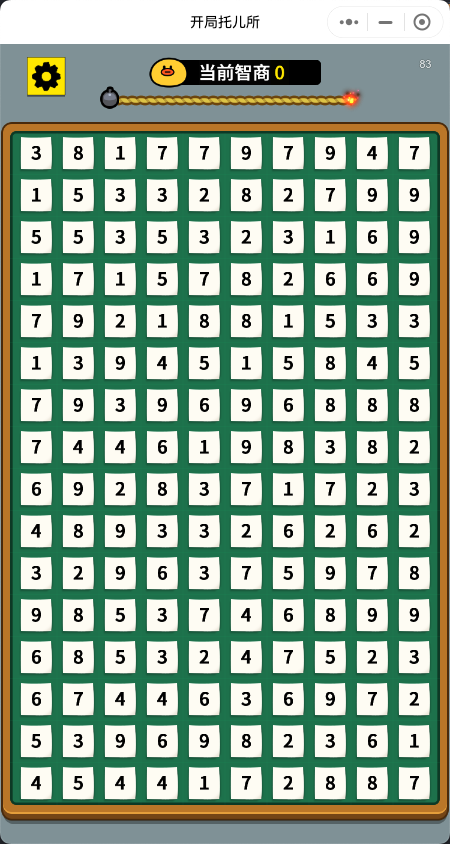
#> input picture screenshot.png, 450 x 844 px
$ python -i Software_final_project.py   (imports and definitions only)
#> lines starting #> are read from the running program, lines starting #| are printed output that depends on the picture
#> further down, picture is the input picture: shape (844, 450, 3); mean B, G, R 148.9, 169.9, 144.9
import cv2
import numpy as np
import pickle
from collections import Counter
import json


# Load the template
# [1 line not run here, left out]


# [19 lines left out: function detect_digit, not called in this run]


class Recognizer:
    def __init__(self):
        """
        Initialize the Recognizer object and attempt to load recognition parameters from 'sqinfo.json'.
        """
        try:
            self.sqinfo = json.load(open('sqinfo.json', 'r'))
            print()
            print('Loaded recognition module from sqinfo.json')
            print(
                f"Top-left square anchor coordinates ({self.sqinfo['anchor_x']},{self.sqinfo['anchor_y']})")
            print(
                f"Square height {self.sqinfo['hwidth']}, height gap {self.sqinfo['hgap']}")
            print(
                f"Square width {self.sqinfo['vwidth']}, width gap {self.sqinfo['vgap']}")
            print()
            return
        except BaseException:
            pass

    def extract_square_info(self, image):
        """
        Calculate and return the recognition parameters from the given image.

        Args:
            image (numpy.ndarray): The input image to analyze.

        Returns:
            dict: A dictionary containing recognition parameters.
        """
        try:
            return self.sqinfo
        except BaseException:
            print()
            print(
                'Initializing recognition module. Please verify if positioning is accurate.')
        gray = cv2.cvtColor(image, cv2.COLOR_BGR2GRAY)
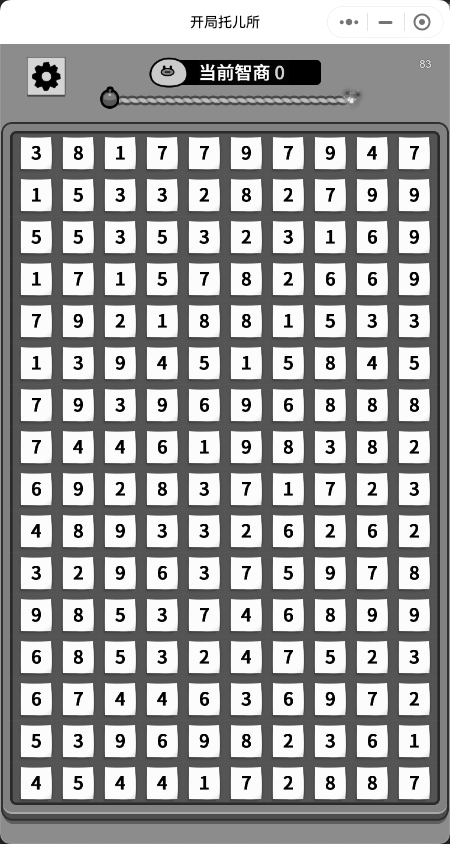
#> gray: shape (844, 450); min 0, max 255, mean 160.2
        img1 = cv2.GaussianBlur(gray, (3, 3), 0)
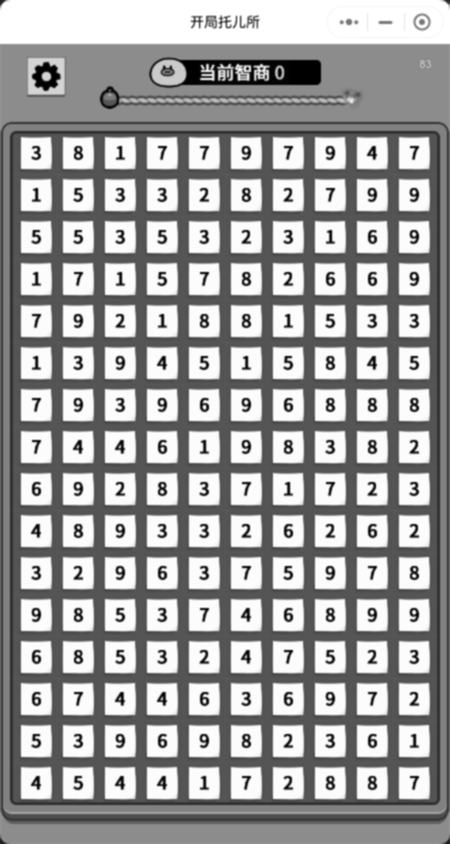
#> img1: shape (844, 450); min 0, max 255, mean 160.2
        edges = cv2.Canny(img1, 50, 150)
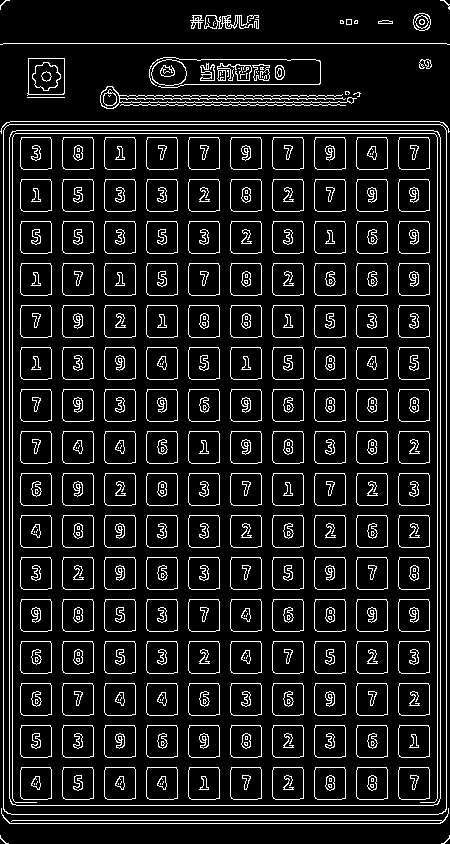
#> edges: shape (844, 450); 10.5% white in thin lines or dots
        # Use Hough Line Transform to detect lines
        lines = cv2.HoughLines(edges, 1, np.pi / 180, threshold=200)
#> lines = 69 rows, first 8: [3, 0], [446, 0], [12, 0], [437, 0], [440, 0], [9, 0], [219, 0], [261, 0]
        horizontal_lines = []
        vertical_lines = []
        if lines is not None:
            for line in lines:
                rho, theta = line[0]
                if rho < 0:
                    continue
                a = np.cos(theta)
                b = np.sin(theta)
                x0 = a * rho
                y0 = b * rho
                # Categorize lines by angle; thresholds can be adjusted based
                # on actual conditions
                if 0 <= int(
                        theta *
                        180 /
                        np.pi) <= 2 or 178 <= int(
                        theta *
                        180 /
                        np.pi) <= 182:
                    horizontal_lines.append(int(x0))
                elif 88 <= int(theta * 180 / np.pi) <= 92:
                    vertical_lines.append(int(y0))
#> this loop made 69 passes
#> (rho, theta, a, b, x0, y0) on passes 1 to 12: (3, 0, 1, 0, 3, 0), (446, 0, 1, 0, 446, 0), (12, 0, 1, 0, 12, 0), (437, 0, 1, 0, 437, 0), (440, 0, 1, 0, 440, 0), (9, 0, 1, 0, 9, 0), (219, 0, 1, 0, 219, 0), (261, 0, 1, 0, 261, 0), (429, 0, 1, 0, 429, 0), (177, 0, 1, 0, 177, 0), (345, 0, 1, 0, 345, 0), (51, 0, 1, 0, 51, 0)
#> after the loop, horizontal_lines = 26 values, max 446 at index 1, min 3 at index 0, mean 224.5; vertical_lines = 43 values, max 823 at index 3, min 43 at index 0, mean 441.6
        # Sort horizontal lines from top to bottom
        horizontal_lines.sort()
        vertical_lines.sort()
        gaps = []
        for i in range(len(horizontal_lines) - 1):
            gaps.append(horizontal_lines[i + 1] - horizontal_lines[i])
#> this loop made 25 passes
#> after the loop, gaps = 25 values, max 31 at index 3, min 3 at index 1, mean 17.72
        cnt = Counter(gaps)
#> cnt = {6: 2, 3: 2, 8: 2, 31: 10, 11: 9}
        gaps = [cnt.most_common(2)[0][0], cnt.most_common(2)[1][0]]
#> gaps = [31, 11]
        hwidth = max(gaps)
#> hwidth = 31
        hgap = min(gaps)
#> hgap = 11
        gaps = []
        for i in range(len(vertical_lines) - 1):
            gaps.append(vertical_lines[i + 1] - vertical_lines[i])
#> this loop made 42 passes
#> after the loop, gaps = 42 values, max 55 at index 0, min 3 at index 3, mean 18.57
        cnt = Counter(gaps)
#> cnt = {55: 1, 4: 2, 19: 1, 3: 3, 6: 3, 32: 16, 10: 15, 9: 1}
        gaps = [cnt.most_common(2)[0][0], cnt.most_common(2)[1][0]]
#> gaps = [32, 10]
        vwidth = max(gaps)
#> vwidth = 32
        vgap = min(gaps)
#> vgap = 10
        for i in range(len(horizontal_lines) - 1):
            if horizontal_lines[i + 1] - horizontal_lines[i] == hwidth:
                anchor_x = horizontal_lines[i]
                break
#> this loop made 4 passes
#> anchor_x on pass 4: 20
        for i in range(len(vertical_lines) - 1):
            if vertical_lines[i + 1] - vertical_lines[i] == vwidth:
                anchor_y = vertical_lines[i]
                break
#> this loop made 8 passes
#> anchor_y on pass 8: 137
        self.sqinfo = {
            'anchor_x': anchor_x,
            'anchor_y': anchor_y,
            'hwidth': hwidth,
            'vwidth': vwidth,
            'hgap': hgap,
            'vgap': vgap,
            'h': hgap + hwidth,
            'v': vgap + vwidth
        }
#> self.sqinfo = {'anchor_x': 20, 'anchor_y': 137, 'hwidth': 31, 'vwidth': 32, 'hgap': 11, 'vgap': 10, 'h': 42, 'v': 42}
        print(
            f'Top-left square anchor coordinates ({anchor_x},{anchor_y}), reference value (20,137)')
#| Top-left square anchor coordinates (20,137), reference value (20,137)
        print(f'Square height {hwidth}, height gap {hgap}')
#| Square height 31, height gap 11
        print(f'Square width {vwidth}, width gap {vgap}')
#| Square width 32, width gap 10
        print('Recognition information saved to sqinfo.json')
        print()
        json.dump(self.sqinfo, open('sqinfo.json', 'w'), indent=2)
        return self.sqinfo

    # [55 lines left out: functions extract_subimage, get_matrix, not called in this run]


class Eliminater:
    """
    Elimination Module responsible for operating on the matrix based on the given strategy.

    Attributes:
        matrix (np.array): The original matrix to operate on.
        cal_matrix (np.array): A copy of the matrix used for calculations.
        actions (list): A list to record elimination actions.
    """

    # [306 lines left out: functions __init__, score, eliminate_all_rows, eliminate_all_columns, eliminate_pairs_rows, eliminate_pairs_columns and 2 more, not called in this run]


# [82 lines not run here, left out]

>>> import cv2
>>> picture = cv2.imread('screenshot.png')
>>> result = Recognizer().extract_square_info(picture)
#> result has the same summary as self.sqinfo in extract_square_info
